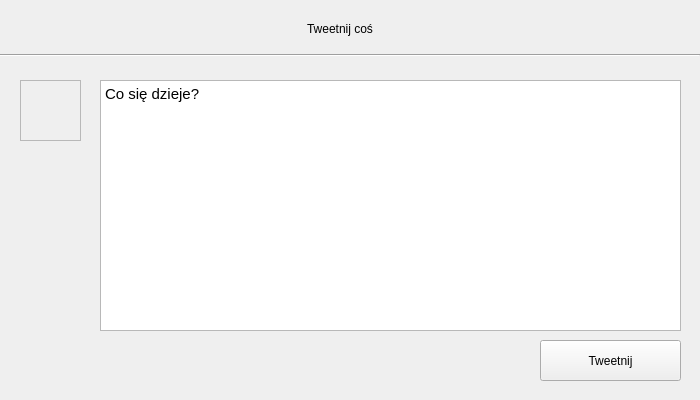
<?xml version="1.0" encoding="UTF-8"?>
<ui version="4.0">
 <class>Form</class>
 <widget class="QWidget" name="Form">
  <property name="geometry">
   <rect>
    <x>0</x>
    <y>0</y>
    <width>700</width>
    <height>400</height>
   </rect>
  </property>
  <property name="minimumSize">
   <size>
    <width>700</width>
    <height>400</height>
   </size>
  </property>
  <property name="maximumSize">
   <size>
    <width>700</width>
    <height>400</height>
   </size>
  </property>
  <property name="windowTitle">
   <string>Form</string>
  </property>
  <widget class="Line" name="line">
   <property name="geometry">
    <rect>
     <x>0</x>
     <y>50</y>
     <width>700</width>
     <height>10</height>
    </rect>
   </property>
   <property name="orientation">
    <enum>Qt::Horizontal</enum>
   </property>
  </widget>
  <widget class="QLabel" name="tweet_sth">
   <property name="geometry">
    <rect>
     <x>307</x>
     <y>20</y>
     <width>82</width>
     <height>17</height>
    </rect>
   </property>
   <property name="text">
    <string>Tweetnij coś</string>
   </property>
  </widget>
  <widget class="QTextEdit" name="textEdit">
   <property name="geometry">
    <rect>
     <x>100</x>
     <y>80</y>
     <width>581</width>
     <height>251</height>
    </rect>
   </property>
   <property name="html">
    <string>&lt;!DOCTYPE HTML PUBLIC &quot;-//W3C//DTD HTML 4.0//EN&quot; &quot;http://www.w3.org/TR/REC-html40/strict.dtd&quot;&gt;
&lt;html&gt;&lt;head&gt;&lt;meta name=&quot;qrichtext&quot; content=&quot;1&quot; /&gt;&lt;style type=&quot;text/css&quot;&gt;
p, li { white-space: pre-wrap; }
&lt;/style&gt;&lt;/head&gt;&lt;body style=&quot; font-family:'Ubuntu'; font-size:11pt; font-weight:400; font-style:normal;&quot;&gt;
&lt;p style=&quot; margin-top:0px; margin-bottom:0px; margin-left:0px; margin-right:0px; -qt-block-indent:0; text-indent:0px;&quot;&gt;Co się dzieje?&lt;/p&gt;&lt;/body&gt;&lt;/html&gt;</string>
   </property>
  </widget>
  <widget class="QFrame" name="user_photo">
   <property name="geometry">
    <rect>
     <x>20</x>
     <y>80</y>
     <width>61</width>
     <height>61</height>
    </rect>
   </property>
   <property name="frameShape">
    <enum>QFrame::StyledPanel</enum>
   </property>
   <property name="frameShadow">
    <enum>QFrame::Raised</enum>
   </property>
   <zorder>textEdit</zorder>
  </widget>
  <widget class="QPushButton" name="btn_tweetnij">
   <property name="geometry">
    <rect>
     <x>540</x>
     <y>340</y>
     <width>141</width>
     <height>41</height>
    </rect>
   </property>
   <property name="text">
    <string>Tweetnij</string>
   </property>
  </widget>
 </widget>
 <resources/>
 <connections/>
</ui>
